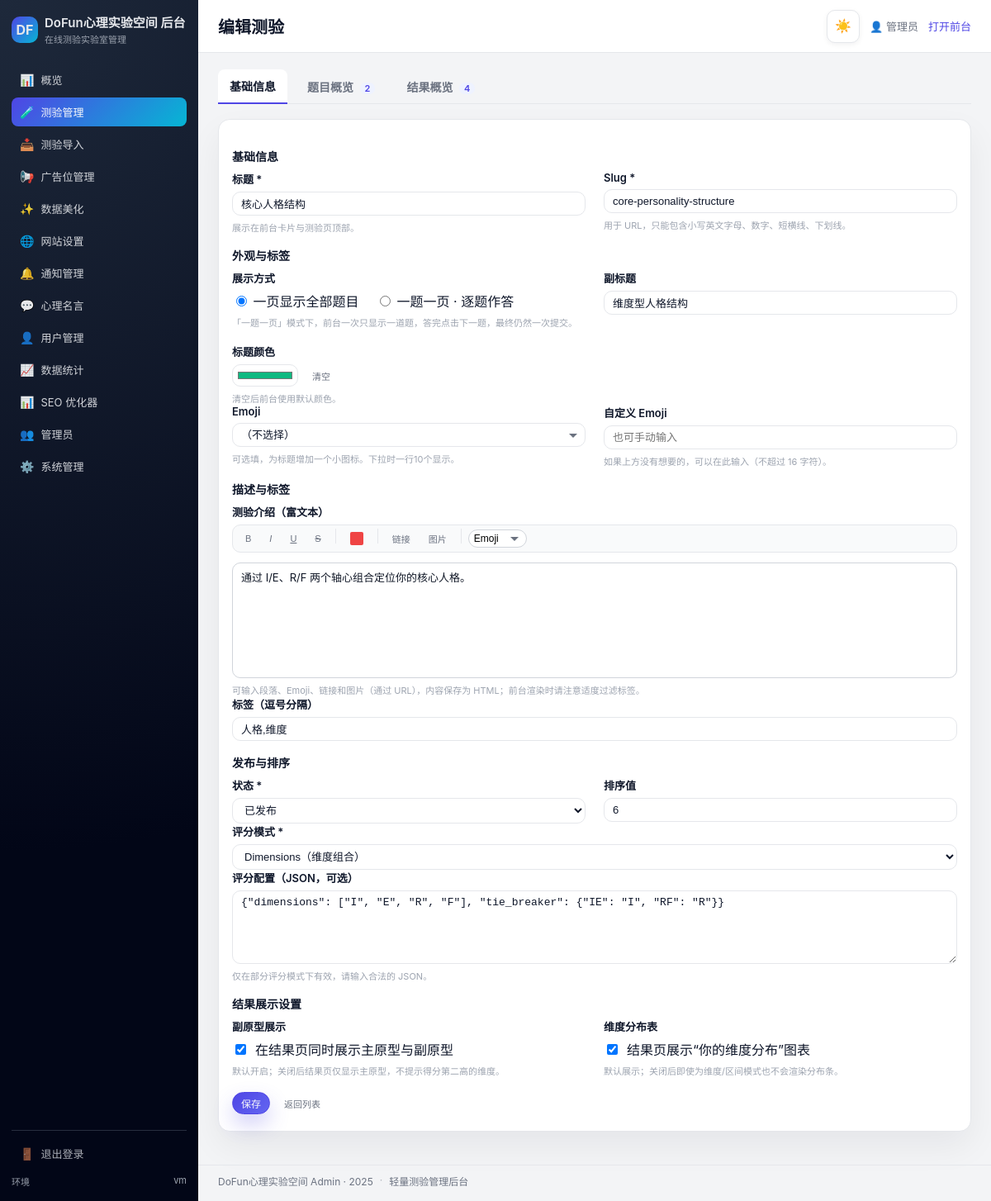
/admin/test_edit.php?id=3 (signed in), run on the app's committed database.
### tables this page shows
CREATE TABLE `tests` (
  `id` int(10) UNSIGNED NOT NULL,
  `slug` varchar(100) NOT NULL,
  `title` varchar(255) NOT NULL,
  `subtitle` varchar(255) DEFAULT NULL,
  `description` text,
  `title_color` char(7) DEFAULT NULL,
  `emoji` varchar(16) DEFAULT NULL,
  `tags` varchar(255) DEFAULT NULL,
  `status` enum('draft','published','archived') NOT NULL DEFAULT 'draft',
  `sort_order` int(11) NOT NULL DEFAULT '0',
  `created_at` datetime NOT NULL DEFAULT CURRENT_TIMESTAMP,
  `updated_at` datetime NOT NULL DEFAULT CURRENT_TIMESTAMP ON UPDATE CURRENT_TIMESTAMP,
  `scoring_mode` enum('simple','dimensions','range','custom') NOT NULL DEFAULT 'simple',
  `scoring_config` json DEFAULT NULL,
  `show_secondary_archetype` tinyint(1) NOT NULL DEFAULT '1',
  `show_dimension_table` tinyint(1) NOT NULL DEFAULT '1',
  `display_mode` enum('single_page','step_by_step') NOT NULL DEFAULT 'single_page'
);

### admin/partials/test_edit_content.php (the view, shortened to what the rows shown need)
<?php
require_once __DIR__ . '/../../lib/Constants.php';
$testId   = isset($_GET['id']) && ctype_digit((string)$_GET['id']) ? (int)$_GET['id'] : null;
$section  = isset($section) ? $section : (isset($_GET['section']) ? trim((string)$_GET['section']) : 'basic');
$errors   = [];
$statuses = Constants::getTestStatusLabels();
function admin_column_exists(PDO $pdo, string $table, string $column): bool
{
    static $cache = [];
    $dbName = (string)$pdo->query('SELECT DATABASE()')->fetchColumn();
    $key = "{$dbName}.{$table}.{$column}";
    $stmt = $pdo->prepare("
        SELECT 1
        FROM information_schema.COLUMNS
        WHERE TABLE_SCHEMA = ? AND TABLE_NAME = ? AND COLUMN_NAME = ?
        LIMIT 1
    ");
    $stmt->execute([$dbName, $table, $column]);
    $cache[$key] = (bool)$stmt->fetchColumn();
    return $cache[$key];
}
$hasEmojiCol = admin_column_exists($pdo, 'tests', 'emoji');
$hasTitleColorCol = admin_column_exists($pdo, 'tests', 'title_color');
$hasShowSecondaryCol = admin_column_exists($pdo, 'tests', 'show_secondary_archetype');
$hasShowDimensionCol = admin_column_exists($pdo, 'tests', 'show_dimension_table');
$emojiOptions = [
    '' => '（不选择）',
    '😀', '😍', '🤔', '🥲', '👍', '🔥', '✨', '💤', '🧠', '💘',
    '🌙', '🎲', '📚', '😈', '🌈', '⭐', '🎯', '🎧', '🪐', '💡',
    '🎨', '🎭', '🎪', '🎬', '🎮', '🏆', '🎁', '🎉', '🎊', '💝', '❤️'
];
$scoringModes = Constants::getScoringModeLabels();
$formData = [
    'title'          => '',
    'slug'           => '',
    'subtitle'       => '',
    'description'    => '',
    'emoji'          => '',
    'title_color'    => '#6366F1',
    'tags'           => '',
    'status'         => Constants::TEST_STATUS_DRAFT,
    'sort_order'     => 0,
    'scoring_mode'   => Constants::SCORING_MODE_SIMPLE,
    'scoring_config' => '',
    'display_mode'   => Constants::DISPLAY_MODE_SINGLE_PAGE,
    'show_secondary_archetype' => 1,
    'show_dimension_table'     => 1,
];
if ($testId) {
    $stmt = $pdo->prepare('SELECT * FROM tests WHERE id = :id LIMIT 1');
    $stmt->execute([':id' => $testId]);
    $existingTest = $stmt->fetch(PDO::FETCH_ASSOC);
    if (!$existingTest) {
        $errors[] = '未找到对应的测验。';
    } else {
        foreach ($formData as $key => $defaultValue) {
            if (array_key_exists($key, $existingTest)) {
                $formData[$key] = $existingTest[$key] ?? '';
            }
        }
    }
}
?>
<?php
$emojiSelectValue = array_key_exists($formData['emoji'], $emojiOptions) ? $formData['emoji'] : '';
?>
<?php if ($section === 'basic'): ?>
    <div class="admin-card admin-card--form">
        <form method="post">
            <div class="form-section">
                <div class="form-section__title">基础信息</div>
                <div class="form-grid">
                    <div class="form-field">
                        <label class="form-label">标题 *</label>
                        <input type="text" name="title" class="form-input" value="<?= htmlspecialchars($formData['title']) ?>" required>
                        <p class="form-help">展示在前台卡片与测验页顶部。</p>
                    </div>
                    <div class="form-field">
                        <label class="form-label">Slug *</label>
                        <input type="text" name="slug" class="form-input" value="<?= htmlspecialchars($formData['slug']) ?>" required>
                        <p class="form-help">用于 URL，只能包含小写英文字母、数字、短横线、下划线。</p>
                    </div>
                </div>
            </div>
            <div class="form-section">
                <div class="form-section__title">外观与标签</div>
                <div class="form-grid">
                    <div class="form-field">
                        <label class="form-label">展示方式</label>
                        <div class="radio-group inline">
                            <label>
                                <input type="radio" name="display_mode" value="<?= Constants::DISPLAY_MODE_SINGLE_PAGE ?>"
                                       <?= ($formData['display_mode'] ?? Constants::DISPLAY_MODE_SINGLE_PAGE) === Constants::DISPLAY_MODE_SINGLE_PAGE ? 'checked' : '' ?>>
                                一页显示全部题目
                            </label>
                            <label style="margin-left:16px;">
                                <input type="radio" name="display_mode" value="<?= Constants::DISPLAY_MODE_STEP_BY_STEP ?>"
                                       <?= ($formData['display_mode'] ?? '') === Constants::DISPLAY_MODE_STEP_BY_STEP ? 'checked' : '' ?>>
                                一题一页 · 逐题作答
                            </label>
                        </div>
                        <p class="form-help">「一题一页」模式下，前台一次只显示一道题，答完点击下一题，最终仍然一次提交。</p>
                    </div>
                    <div class="form-field">
                        <label class="form-label">副标题</label>
                        <input type="text" name="subtitle" class="form-input" value="<?= htmlspecialchars($formData['subtitle']) ?>">
                    </div>
                    <div class="form-field">
                        <label class="form-label">标题颜色</label>
                        <div style="display:flex;align-items:center;gap:8px;">
                            <input type="color"
                                   class="form-input"
                                   style="width:80px;padding:4px;"
                                   name="title_color"
                                   value="<?= htmlspecialchars($formData['title_color'] !== '' ? $formData['title_color'] : '#6366F1') ?>"
                                   oninput="this.form.title_color_clear.value='0';">
                            <button type="button" class="btn btn-ghost btn-xs"
                                    onclick="this.closest('form').title_color_clear.value='1'; this.closest('form').title_color.value='#6366F1';">
                                清空
                            </button>
                        </div>
                        <p class="form-help">清空后前台使用默认颜色。</p>
                    </div>
                </div>
                <div class="form-grid">
                    <div class="form-field">
                        <label class="form-label">Emoji</label>
                        <div class="emoji-select-wrapper">
                            <select name="emoji" id="emoji-select" class="form-select emoji-select">
                                <option value="">（不选择）</option>
                            </select>
                        </div>
                        <p class="form-help">可选填，为标题增加一个小图标。下拉时一行10个显示。</p>
                    </div>
                    <div class="form-field">
                        <label class="form-label">自定义 Emoji</label>
                        <input type="text" name="emoji_custom" class="form-input"
                               value="<?= htmlspecialchars($emojiSelectValue === '' ? $formData['emoji'] : '', ENT_QUOTES, 'UTF-8') ?>" maxlength="16" placeholder="也可手动输入">
                        <p class="form-help">如果上方没有想要的，可以在此输入（不超过 16 字符）。</p>
                    </div>
                </div>
            </div>
            <div class="form-section">
                <div class="form-section__title">描述与标签</div>
                <div class="form-field">
                    <label class="form-label">测验介绍（富文本）</label>
                    <div class="rte-toolbar" data-rte-for="description-editor-main">
                        <button type="button" class="btn btn-xs btn-ghost" data-cmd="bold">B</button>
                        <button type="button" class="btn btn-xs btn-ghost" data-cmd="italic"><em>I</em></button>
                        <button type="button" class="btn btn-xs btn-ghost" data-cmd="underline"><u>U</u></button>
                        <button type="button" class="btn btn-xs btn-ghost" data-cmd="strikeThrough"><s>S</s></button>
                        <div class="rte-color-picker-wrapper" style="display: inline-block; position: relative;">
                            <button type="button" class="btn btn-xs btn-ghost rte-color-trigger" data-cmd="foreColor" title="文字颜色">
                                <span style="display: inline-block; width: 16px; height: 16px; background: #ef4444; border-radius: 2px; vertical-align: middle;"></span>
                            </button>
                        </div>
                        <button type="button" class="btn btn-xs btn-ghost" data-cmd="createLink">链接</button>
                        <button type="button" class="btn btn-xs btn-ghost" data-cmd="insertImage">图片</button>
                        <div class="rte-emoji-picker-wrapper emoji-select-wrapper">
                            <select class="rte-emoji-picker emoji-select">
                                <option value="">Emoji</option>
                            </select>
                        </div>
                    </div>
                    <div id="description-editor-main"
                         class="rte-editor"
                         contenteditable="true"><?= !empty($formData['description']) ? $formData['description'] : '' ?></div>
                    <p class="form-help">
                        可输入段落、Emoji、链接和图片（通过 URL），内容保存为 HTML；前台渲染时请注意适度过滤标签。
                    </p>
                </div>
                <div class="form-field">
                    <label class="form-label">标签（逗号分隔）</label>
                    <input type="text" name="tags" class="form-input" value="<?= htmlspecialchars($formData['tags']) ?>" placeholder="例如：性格, MBTI, 自我探索">
                </div>
            </div>
            <div class="form-section">
                <div class="form-section__title">发布与排序</div>
                <div class="form-grid">
                    <div class="form-field">
                        <label class="form-label">状态 *</label>
                        <select name="status" class="form-select">
                            <?php foreach ($statuses as $value => $label): ?>
                                <option value="<?= htmlspecialchars($value) ?>"<?= $formData['status'] === $value ? ' selected' : '' ?>>
                                    <?= htmlspecialchars($label) ?>
                                </option>
                            <?php endforeach; ?>
                        </select>
                    </div>
                    <div class="form-field">
                        <label class="form-label">排序值</label>
                        <input type="number" name="sort_order" class="form-input" value="<?= (int)$formData['sort_order'] ?>" step="1">
                    </div>
                </div>
                <div class="form-grid">
                    <div class="form-field">
                        <label class="form-label">评分模式 *</label>
                        <select name="scoring_mode" class="form-select">
                            <?php foreach ($scoringModes as $value => $label): ?>
                                <option value="<?= htmlspecialchars($value) ?>"<?= $formData['scoring_mode'] === $value ? ' selected' : '' ?>>
                                    <?= htmlspecialchars($label) ?>
                                </option>
                            <?php endforeach; ?>
                        </select>
                    </div>
                </div>
                <div class="form-field">
                    <label class="form-label">评分配置（JSON，可选）</label>
                    <textarea name="scoring_config" class="form-textarea" rows="5" placeholder='例如：{"dimensions":["I","E","R","F"]}'><?= htmlspecialchars($formData['scoring_config']) ?></textarea>
                    <p class="form-help">仅在部分评分模式下有效，请输入合法的 JSON。</p>
                </div>
            </div>
            <?php if ($hasShowSecondaryCol || $hasShowDimensionCol): ?>
            <div class="form-section">
                <div class="form-section__title">结果展示设置</div>
                <div class="form-grid">
                    <?php if ($hasShowSecondaryCol): ?>
                    <div class="form-field">
                        <label class="form-label">副原型展示</label>
                        <label style="display:flex;align-items:center;gap:8px;">
                            <input type="checkbox"
                                   name="show_secondary_archetype"
                                   value="1"
                                   <?= (int)($formData['show_secondary_archetype'] ?? 1) === 1 ? 'checked' : '' ?>>
                            <span>在结果页同时展示主原型与副原型</span>
                        </label>
                        <p class="form-help">默认开启；关闭后结果页仅显示主原型，不提示得分第二高的维度。</p>
                    </div>
                    <?php endif; ?>
                    <?php if ($hasShowDimensionCol): ?>
                    <div class="form-field">
                        <label class="form-label">维度分布表</label>
                        <label style="display:flex;align-items:center;gap:8px;">
                            <input type="checkbox"
                                   name="show_dimension_table"
                                   value="1"
                                   <?= (int)($formData['show_dimension_table'] ?? 1) === 1 ? 'checked' : '' ?>>
                            <span>结果页展示“你的维度分布”图表</span>
                        </label>
                        <p class="form-help">默认展示；关闭后即使为维度/区间模式也不会渲染分布条。</p>
                    </div>
                    <?php endif; ?>
                </div>
            </div>
            <?php endif; ?>
            <div class="form-actions">
                <button type="submit" class="btn btn-primary">保存</button>
                <a class="btn btn-ghost btn-xs" href="/admin/tests.php">返回列表</a>
            </div>
        </form>
    </div>
<?php endif; ?>

### data on the page
tests: title "核心人格结构", slug "core-personality-structure", display_mode "☑ 一页显示全部题目", display_mode "☐ 一题一页 · 逐题作答", subtitle "维度型人格结构", title_color "#10b981", description "通过 I/E、R/F 两个轴心组合定位你的核心人格。", tags "人格,维度", status "已发布", sort_order "6", scoring_mode "Dimensions（维度组合）", scoring_config "{\"dimensions\": [\"I\", \"E\", \"R\", \"F\"], \"tie_breaker\": {\"IE\": \"I\", \"RF\": \"R\"}}", show_secondary_archetype "☑", show_dimension_table "☑"

### other printed values
php_uname('n') "vm"
$pageTitle "编辑测验"
count($questions) "2"
count($results) "4"
